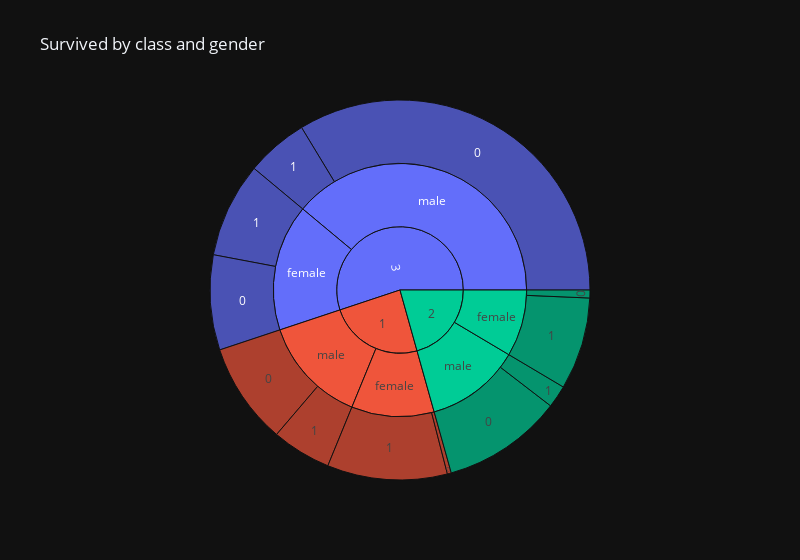

Notebook cell for this chart:
### Code cell
px.sunburst(df, path=['pclass','sex','survived'],
            title='Survived by class and gender', template='plotly_dark',
            width=800)

### Figure 1 — Plotly figure (JSON) as saved in the notebook; plotly's stock layout.template omitted (floating-point values rounded to 4 significant figures)
{"data": [{"branchvalues": "total", "domain": {"x": [0, 1], "y": [0, 1]}, "hovertemplate": "labels=%{label}<br>count=%{value}<br>parent=%{parent}<br>id=%{id}<extra></extra>", "ids": ["3/male/0", "1/female/1", "3/female/1", "1/male/0", "2/female/1", "3/female/0", "2/male/1", "2/male/0", "1/male/1", "3/male/1", "2/female/0", "1/female/0", "3/male", "1/female", "3/female", "1/male", "2/female", "2/male", "3", "1", "2"], "labels": ["0", "1", "1", "0", "1", "0", "1", "0", "1", "1", "0", "0", "male", "female", "female", "male", "female", "male", "3", "1", "2"], "name": "", "parents": ["3/male", "1/female", "3/female", "1/male", "2/female", "3/female", "2/male", "2/male", "1/male", "3/male", "2/female", "1/female", "3", "1", "3", "1", "2", "2", "", "", ""], "type": "sunburst", "values": [300, 91, 72, 77, 70, 72, 17, 91, 45, 47, 6, 3, 347, 94, 144, 122, 76, 108, 491, 216, 184]}], "layout": {"legend": {"tracegroupgap": 0}, "title": {"text": "Survived by class and gender"}, "width": 800}}
